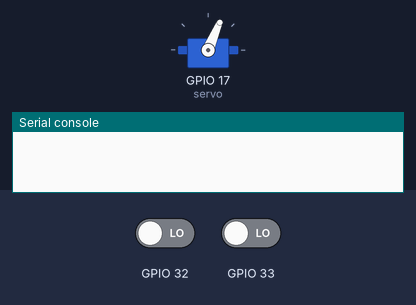
A program run on a simulated ESP32 board running MicroPython. Shown: servo, the last lines printed to the serial console. The inputs (shaded band) are chosen by the test bench; at power-on: GPIO 32 LOW, GPIO 33 LOW. Servo angles are drawn from the pulse width (0.5 ms = 0°, 2.5 ms = 180°).

Above: at 0.1 s.
At 3.9 s:
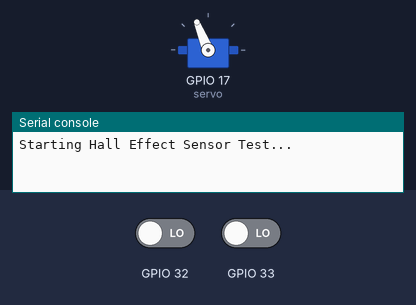
At 7.0 s:
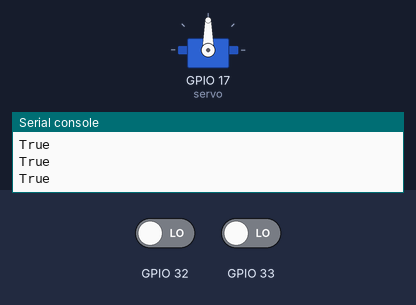
7.1 s: GPIO 32 driven HIGH
Timing chart, 0 to 10.1 s (numbered marks = the images above; inputs shaded):
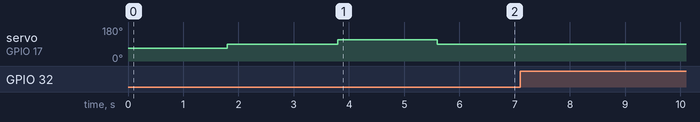

The program:

halltest.py
```python
from machine import Pin, ADC, PWM
import time

# ---------- Servo ----------
class Servo:
    def __init__(self, pin_num, freq=50):
        self.pwm = PWM(Pin(pin_num))
        self.pwm.freq(freq)

    def _write_duty_us(self, us):
        duty = int((us / 20000) * 65535)
        self.pwm.duty_u16(duty)

    def forward(self, speed=1.0):
        speed = max(0.0, min(1.0, speed))
        us = 1500 + 500 * speed
        self._write_duty_us(us)

    def reverse(self, speed=1.0):
        speed = max(0.0, min(1.0, speed))
        us = 1500 - 500 * speed
        self._write_duty_us(us)

    def stop(self):
        self._write_duty_us(1500)


# ---------- DIGITAL HALL SENSOR ----------
class HallSensor:
    def __init__(self, hall_pin):
        self.pin = Pin(hall_pin, Pin.IN)

    def is_magnet_detected(self):
        return self.pin.value() == 0

# ---------- Test Setup ----------
hall1 = HallSensor(32)
hall2 = HallSensor(33)
servo = Servo(17)

#Move servo briefly
servo.reverse(0.5)
time.sleep(1.8)
servo.stop()
time.sleep(1.0)

print("Starting Hall Effect Sensor Test...")
time.sleep(1)

# ---------- Main Loop ----------
servo.forward(0.5)
time.sleep(1.8)
servo.stop()
time.sleep(0.2)

while True:
    detected1 = hall1.is_magnet_detected()
    detected2 = hall2.is_magnet_detected()
    print(detected1)
    print(detected2)
    time.sleep(0.3)
```
